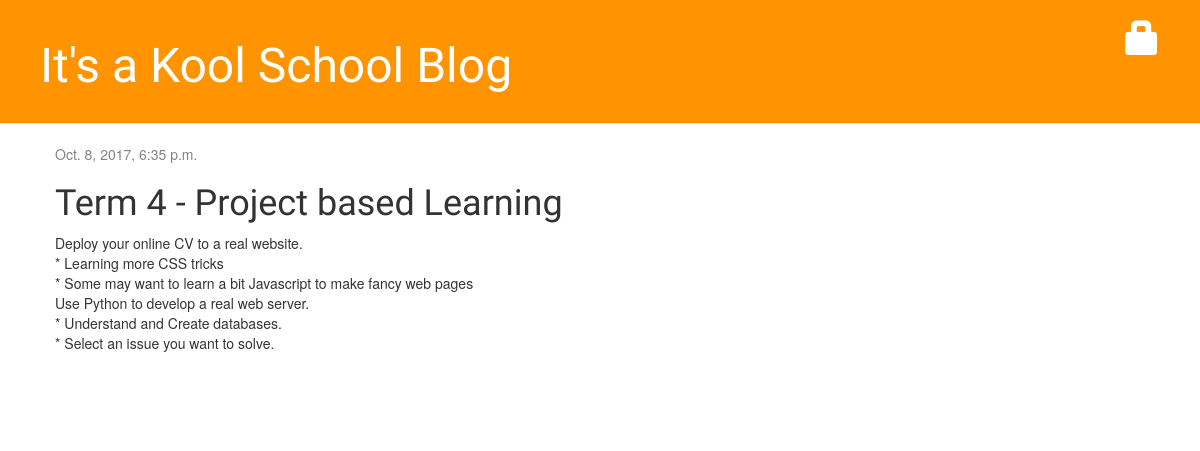
The page /blog/post/1/ on the database as committed earlier.
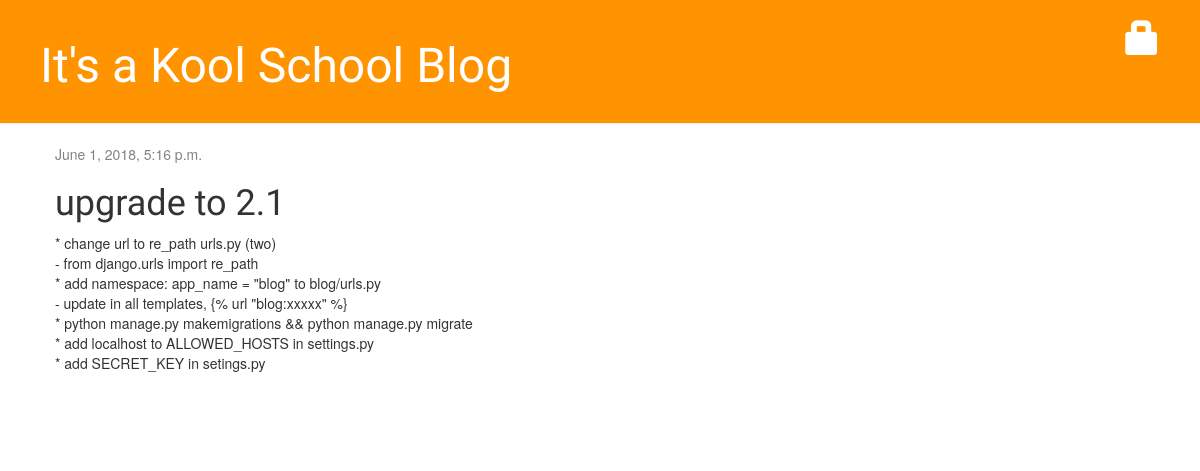
The same page on the database as committed later.
### blog/models.py (models this page shows, shortened)
class Post(models.Model):
    author = models.ForeignKey('auth.User', on_delete=models.CASCADE, null=True, blank=True)
    title = models.CharField(max_length=200)
    text = models.TextField()
    created_date = models.DateTimeField(auto_now_add=True)
    published_date = models.DateTimeField(blank=True, null=True)

### blog/views.py (the view)
# urls.py: re_path(r'^post/(?P<pk>\d+)/$', views.post_detail, name='post_detail'),
def post_detail(request, pk):
    post = get_object_or_404(Post, pk=pk)
    return render(request, 'blog/post_detail.html', {'post': post})

### blog/templates/blog/post_detail.html (shortened to what this page needs)
{% extends 'blog/base.html' %}
{% block content %}
    <div class="post">
        {% if post.published_date %}
            <div class="date">
                {{ post.published_date }}
            </div>
        {% else %}
            <a class="btn btn-default" href="{% url 'blog:post_publish' pk=post.pk %}">Publish</a>
        {% endif %}
        <h1>{{ post.title }}</h1>
        <p>{{ post.text|linebreaksbr }}</p>
    </div>
{% endblock %}

Rows that differ between the two databases and show on the page:
changed Post: published_date "Oct. 8, 2017, 6:35 p.m." → "June 1, 2018, 5:16 p.m."; title "Term 4 - Project based Learning" → "upgrade to 2.1"; text "Deploy your online CV to a real website. * Learning more CSS tricks * Some may want to learn a bit Javascript to make fancy web pages Use Python to develop a real web server. * Understand and Create databases. * Select an issue you want to solve." → "* change url to re_path urls.py (two) - from django.urls import re_path * add namespace: app_name = \"blog\" to blog/urls.py - update in all templates, {% url \"blog:xxxxx\" %} * python manage.py makemigrations && python manage.py migrate * add localhost to ALLOWED_HOSTS in settings.py * add SECRET_KEY in setings.py"
